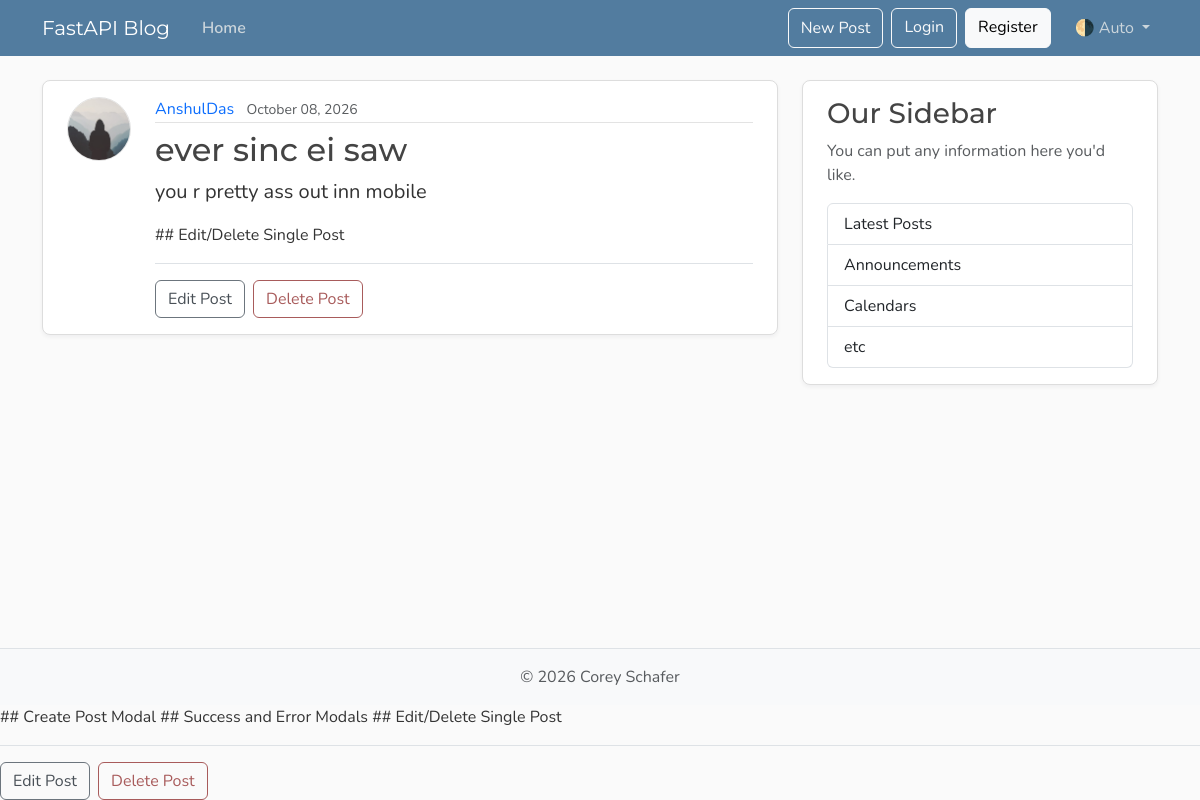
The page /posts/2 on the database its author committed.
### models.py (models this page shows, shortened)
class User(Base):
    __tablename__ = "users"
    id: Mapped[int] = mapped_column(Integer, primary_key=True, index=True)
    username: Mapped[str] = mapped_column(String(50), unique=True, nullable=False)
    email: Mapped[str] = mapped_column(String(120), unique=True, nullable=False)
    image_file: Mapped[str | None] = mapped_column(
        String(200),
        nullable=True,
        default=None,
    )
    posts: Mapped[list[Post]] = relationship(
        back_populates="author",
        cascade="all, delete-orphan",
    )

class Post(Base):
    __tablename__ = "posts"
    id: Mapped[int] = mapped_column(Integer, primary_key=True, index=True)
    title: Mapped[str] = mapped_column(String(100), nullable=False)
    content: Mapped[str] = mapped_column(Text, nullable=False)
    user_id: Mapped[int] = mapped_column(
        ForeignKey("users.id"),
        nullable=False,
        index=True,
    )
    date_posted: Mapped[datetime] = mapped_column(
        DateTime(timezone=True),
        default=lambda: datetime.now(UTC),
    )
    author: Mapped[User] = relationship(back_populates="posts")

### main.py (the view)
@app.get("/posts/{post_id}", include_in_schema=False)
async def post_page(
    request: Request,
    post_id: int,
    db: Annotated[AsyncSession, Depends(get_db)],
):
    result = await db.execute(
        select(models.Post)
        .options(selectinload(models.Post.author))
        .where(models.Post.id == post_id),
    )
    post = result.scalars().first()
    if post:
        title = post.title[:50]
        return templates.TemplateResponse(
            request,
            "post.html",
            {"post": post, "title": title},
        )
    raise HTTPException(status_code=status.HTTP_404_NOT_FOUND, detail="Post not found")

### templates/post.html (shortened to what this page needs)
{% extends "layout.html" %}
{% block content %}
  <article class="content-section py-3 px-4 mb-4">
    <div class="d-flex align-items-start gap-4">
      <img class="rounded-circle article-img flex-shrink-0"
           src="{{ post.author.image_path }}"
           alt="{{ post.author.username }}'s profile picture"
           width="64"
           height="64"
           loading="lazy">
      <div class="flex-grow-1">
        <div class="article-metadata mb-2">
          <a class="me-2"
             href="{{ url_for("user_posts", user_id=post.author.id) }}">{{ post.author.username }}</a>
          <small class="text-body-secondary">{{ post.date_posted.strftime("%B %d, %Y") }}</small>
        </div>
        <h2 class="article-title">{{ post.title }}</h2>
        <p class="article-content">{{ post.content }}</p>
        ## Edit/Delete Single Post
{% if post.user_id == 1 %}
    <div class="post-actions mt-3 pt-3 border-top">
    <button type="button"
            class="btn btn-outline-secondary me-1"
            data-bs-toggle="modal"
            data-bs-target="#editModal">Edit Post</button>
    <button type="button"
            class="btn btn-outline-danger"
            data-bs-toggle="modal"
            data-bs-target="#deleteModal">Delete Post</button>
    </div>
{% endif %}
      </div>
    </div>
  </article>
{% endblock content %}

### static/css/main.css (style rules this page uses)
:root { --font-heading: "Montserrat", system-ui, -apple-system, BlinkMacSystemFont, sans-serif; --font-body: "Nunito", system-ui, -apple-system, BlinkMacSystemFont, sans-serif; --color-bg-body: #fafafa; --color-bg-content: #ffffff; --color-text-primary: #333333; --color-text-heading: #444444; --color-steel: #527c9f; --color-nav-link: #cbd5db; --color-nav-link-hover: #ffffff; --color-link-hover: #428bca; --color-border: #dddddd; --color-border-light: #e3e3e3; --spacing-xl: 5rem; --article-img-size: 4rem; --account-img-size: 7.813rem; }
body { font-family: var(--font-body); background: var(--color-bg-body); color: var(--color-text-primary); }
h1, h2, h3, h4, h5, h6 { font-family: var(--font-heading); color: var(--color-text-heading); }
a { text-decoration: none; }
.content-section { background: var(--color-bg-content); border: 1px solid var(--color-border); border-radius: 0.5rem; box-shadow: 0 2px 4px rgba(15, 23, 42, 0.05); transition: box-shadow 0.15s ease, transform 0.15s ease, border-color 0.15s ease; }
.article-title { color: var(--color-text-heading); transition: color 0.2s ease-in-out; }
.article-content { white-space: pre-line; font-size: 1.25rem; }
.article-img { height: var(--article-img-size); width: var(--article-img-size); flex-shrink: 0; object-fit: cover; border: 1px solid var(--color-border-light); box-shadow: 0 0 0 2px var(--color-bg-content); }
.article-metadata { padding-bottom: 0.063rem; border-bottom: 1px solid var(--color-border-light); }
.article-metadata a { transition: color 0.2s ease-in-out; }
.btn-outline-secondary { --bs-btn-color: #495057; --bs-btn-border-color: #6c757d; --bs-btn-hover-color: #fff; --bs-btn-hover-bg: #5a6268; --bs-btn-hover-border-color: #545b62; --bs-btn-active-color: #fff; --bs-btn-active-bg: #545b62; --bs-btn-active-border-color: #4e555b; }
.btn-outline-danger { --bs-btn-color: #a85b5b; --bs-btn-border-color: #a85b5b; --bs-btn-hover-color: #fff; --bs-btn-hover-bg: #924e4e; --bs-btn-hover-border-color: #874848; --bs-btn-active-color: #fff; --bs-btn-active-bg: #874848; --bs-btn-active-border-color: #7c4242; }

### rows shown on the page
User: author.username "AnshulDas"
Post: date_posted "October 08, 2026", title "ever sinc ei saw", content "you r pretty ass out inn mobile"
